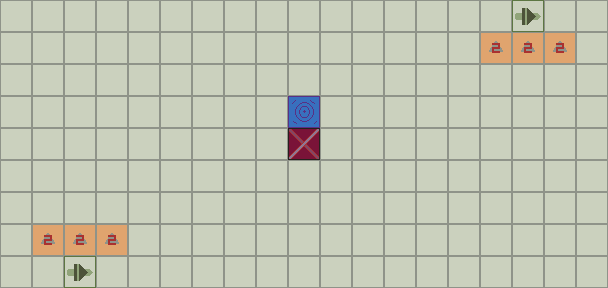

This game map was drawn from its Tiled (.tmx) file and the tilesets committed beside it. A one-line description and the full map source follow:
An orthogonal 19x9 tile map with 32x32 px tiles, 1 tile layer (Tile Layer).

<map version="1.5" tiledversion="1.6.0" orientation="orthogonal" renderorder="right-down" width="19" height="9" tilewidth="32" tileheight="32" infinite="0" backgroundcolor="#8f9389" nextlayerid="3" nextobjectid="512">
 <tileset firstgid="1" name="tileset" tilewidth="32" tileheight="32" tilecount="25" columns="5">
  <image source="../tileset.png" width="160" height="160" />
 </tileset>
 <layer id="1" name="Tile Layer" width="19" height="9">
  <data encoding="csv">
1,1,1,1,1,1,1,1,1,1,1,1,1,1,1,1,4,1,1,
1,1,1,1,1,1,1,1,1,1,1,1,1,1,1,7,7,7,1,
1,1,1,1,1,1,1,1,1,1,1,1,1,1,1,1,1,1,1,
1,1,1,1,1,1,1,1,1,25,1,1,1,1,1,1,1,1,1,
1,1,1,1,1,1,1,1,1,9,1,1,1,1,1,1,1,1,1,
1,1,1,1,1,1,1,1,1,1,1,1,1,1,1,1,1,1,1,
1,1,1,1,1,1,1,1,1,1,1,1,1,1,1,1,1,1,1,
1,7,7,7,1,1,1,1,1,1,1,1,1,1,1,1,1,1,1,
1,1,4,1,1,1,1,1,1,1,1,1,1,1,1,1,1,1,1
</data>
 </layer>
 <objectgroup id="2" name="Object Layer" />
</map>
